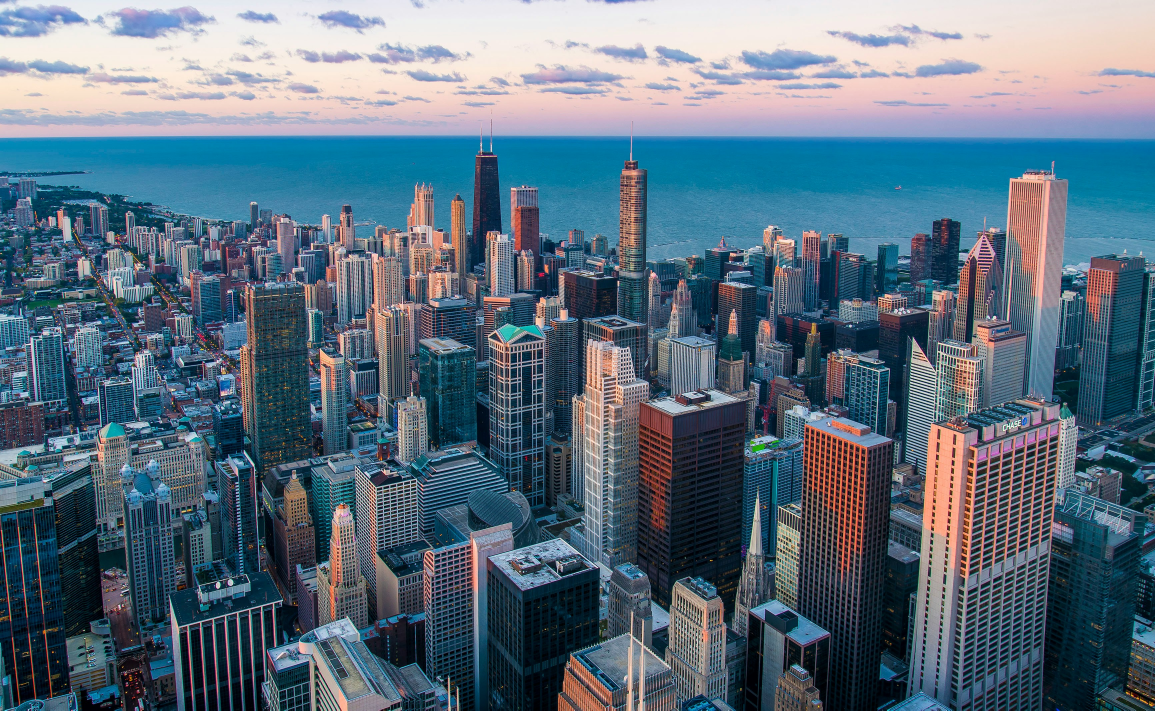
#> input picture ICA/supporting_images/pedro-lastra-Nyvq2juw4_o-unsplash.jpg, 3465 x 2131 px (shown at 1/3 size)
$ jupyter execute ica_on_imagery.ipynb
#> lines starting #> are read from the running program, lines starting #| are printed output that depends on the picture
__Independent Component Analysis (ICA)__

> Indendent Component Analysis (ICA) (or sometimes referred to as blind-source separation) is a technique for separating mixed, non-gaussian signals into their respective independent components. The motivation is the classic cocktail party problem. Imagine two microphones are set up at a party in two different locations of a room. There are two distinct conversations happening and you want to pick out one in particular. Humans have a natural ability to filter out noise and home in to the conversation of interest. Given audio recordings however, ICA can help achieve this. The method can also be used in medicine by clearing out noise from a CT scan or in topic mining on textual data.

Two statistically independent images, each with $n$ pixels, are represented as $s_1$ and $s_2$. The $j^{th}$ pixel in the $i^{th}$ image is denoted as $s_i (j)$. We are interested in observing the first image; the second will represent aome sort of interference we wish to remove. Examples of such interference may be a somewhat transparent fog, a sand storm, or any other interference in an image. It should be noted that ICA requires these signals to be non-Gaussian. So our images must be non-Gaussian. Images that are binary, have complex patterns, or sharp edges typically satisfy this non-Gaussian requirement. Man-made scenery, like a city's skyline is one such example. The non-Gaussian requirement helps ensure statistical separation of the signals.

Say we have two 'snapshots' of a mixed image, $x_1$  and $x_2$. Let $s_1$ and $s_2$ represent the original __independent__ and __non-Gaussian__ signals (images in our case) we wish to extract:

$$
\begin{cases}
x_1(j) = a_{11}s_1 (j) + a_{12}s_2 (j) \\
x_2(j) = a_{21}s_1 (j) + a_{22}s_2 (j)
\end{cases}$$

This represents a pixel by pixel weighted combination of the two images to produce the recorded images $x_1$ and $x_2$. More succinctly, in matrix notation we have:

$$
\vec{x} = A\vec{s}
$$

In this equation, we are given $\vec{x}$ and must find $\vec{s}$. We think of the domain of $A$ as being a series of $n$ points in $R^2$ with the first axis representing the pixel value in the first image and the second axis the pixel value in the second image. The obvious issue is we do not know the _mixing matrix_ $A$. This represents the primary challenge for ICA. Further, the output we receive after applying ICA is greatly sensitive to the values in $A$.

It is best to think of $A$ as a map from $R^2$ to $R^2$ and $\vec{s}$ as a vector $\begin{bmatrix} s_1\cr s_2\end{bmatrix}$. In reality, $s_1$ and $s_2$ will be $n$-dimensional images, and the output of $A$ acting on $\vec{s}$ will be data points of the form:

$$
\left\{
\begin{array}{ll}
\begin{bmatrix} x_{1}(1)\cr x_{2}(1)\end{bmatrix},
\begin{bmatrix} x_{1}(2)\cr x_{2}(2)\end{bmatrix},
\begin{bmatrix} x_{1}(3)\cr x_{2}(3)\end{bmatrix},
\dots
\begin{bmatrix} x_{1}(n)\cr x_{2}(n)\end{bmatrix}
\end{array}
\right\}
$$

The approach is to take the Singular Value Decomposition (SVD) of $A$ (in concept) by writing $A = U\Sigma V^*$ and work backwards to obtain $\vec{s}$. Multiplication by any matrix can be viewed as a series or three steps (as every matrix has an SVD): a rotation by $V^*$, a stretching by some factor in each direction by $\Sigma$, and finally another rotation by $U$. This concept is illustrated in 2D by the following illustration.

The arguments can be best described geometrically. In the following figure, we start in the lower left region with our original unknown signals $\vec{s}$ and work up and to the right and finally back down again to arrive at what is hopefully a decent approximation to our desired input signals.

The process is broken down into three parts. Starting at the top of the second column in __Figure 1__, we must find and approximation to $U^*$, which we will denote as $\tilde{U}^*$. Second, we must undo multiplication by $\Sigma$ by approximating it as $\tilde{\Sigma}^{-1}$. Thirdly, we must similarly approximate $V$ as $\tilde{V}$. Once we have these three components, we can reconstruct the source images as follows:

$$
\vec{s} = V \Sigma^{-1} U^* \vec{x} \approx \tilde{V} \tilde{\Sigma}^{-1} \tilde{U}^* \vec{x}
$$

<u>__Part 1__</u>: Obtain $\tilde{U}^*$

We must find the direction that maximizes the variance of the data. This will allow us to rotate the data back as illustrated in the top right portion of __Figure 2__ by an angle $\theta$. Per the discussion above, our data resides in $R^2$, so this problem can be framed as projecting each data point (of which there are $n$, the size of the image) onto a vector rotated by some amount $\theta$ off the positive $x$-axis. The component for a given point $j$ along this vector is given by the following dot product:

$$
\begin{bmatrix} x_{1}(j) & x_{2}(j)\end{bmatrix} \begin{bmatrix} cos(\theta)\cr sin(\theta)\end{bmatrix}
$$

Note that technically we must divide by a magnitude, however this factor will have no bearing on the objective function below. Next, we construct a function that measures the variance of these new components and find its maximum. In the function below we assume the data (that it, each image as a flattened array) is mean-centered, so it is ommitted from the variance calculation. The objective function for a given $\theta$ is as follows:

$$
Var(\theta) = \sum_{j=1}^{n} \left (  \begin{bmatrix} x_{1}(j) & x_{2}(j)\end{bmatrix} \begin{bmatrix} cos(\theta)\cr sin(\theta)\end{bmatrix}   \right)^2
$$

The $\theta$ returned by differentiating the above function and setting equal to zero may be a minimum or a maximum and isn’t necessarily the $\theta$ in __Figure 2__ (the same applies to the calculation of $\phi$ below). Ultimately, it will not matter. The goal is simply, for now, to rotate the data so that the principal components are at 0 and $\pi /2$ radians. Therefore, there will likely be a rotational error. As a related aside, one of the reasons reason we require non-Gaussian data is that the 'rotation reversal' steps will not be possible with mean-centered normalized data since there will be no direction of greatest variance.

By differentiating, setting to zero, and solving for $\theta$, one is able to obtain the following result after the tedious algerbra and necessary patience.

$$
\theta^* = \frac{1}{2} \tan^{-1} \left(\frac{-2\sum_{j=1}^{n} x_1(j) \cdot x_2(j)}{\sum_{j=1}^{n} (x_2(j)^2 - x_1(j)^2)}\right) = \frac{1}{2} \tan^{-1} \left(\frac{\sum_{j=1}^{n} r^2(j) \sin 2\Phi(j)}{\sum_{j=1}^{n} r^2(j) \cos 2\Phi(j)}\right)
$$

where each point is represented in its equivalent polar-coordinate form (the polar angle $\Phi$ indexed by $j$ is not to be confused with the $\phi$ in __Figure 2__) :
$$
\begin{bmatrix}
x_1(j) \\
x_2(j)
\end{bmatrix} =
\begin{bmatrix}
r(j) \cos(\Phi(j)) \\
r(j) \sin(\Phi(j))
\end{bmatrix}
$$

Using this result, we can form the first reconstructed rotation matrix:

$$
\tilde{U}^* =
\begin{bmatrix}
\cos(\theta^*) & \sin(\theta^*) \\
-\sin(\theta^*) & \cos(\theta^*)
\end{bmatrix}
$$

<u>__Part 2__</u>: Obtain $\tilde{\Sigma}^{-1}$

From my [notebook on PCA](../PCA_linear/pca_linear_oscillation_system.ipynb), we know the variances $\lambda_i$ and singular values $\sigma_i$ (entries in $\Sigma$) are related as follows:

$$\lambda_i = \frac{\sigma_{i}^2}{n-1}$$

Since the singular values are ordered on the diagonal of $\Sigma$ from largest to smallest and $\Sigma$ itself is a diagonal matrix, along with the fact that the principal axes are orthogonal, we have:

$$
\tilde{\Sigma}^{-1} =
\begin{bmatrix}
\frac{1}{\sigma_1} & 0 \\
0 & \frac{1}{\sigma_2}
\end{bmatrix}
$$

with

$$
\sigma_1 = \max\left(\sqrt{(n-1) \cdot \text{Var}(\theta^*)}, \sqrt{(n-1) \cdot \text{Var}(\theta^* - \frac{\pi}{2})}\right)
$$

$$
\sigma_2 = \min\left(\sqrt{(n-1) \cdot \text{Var}(\theta^*)}, \sqrt{(n-1) \cdot \text{Var}(\theta^* - \frac{\pi}{2})}\right)
$$

<u>__Part 3__</u>: Obtain $\tilde{V}$

We must now apply a final rotation with the goal of producing componenets that are independent. Assuming the components are non-Gaussian, it makes sense to rotate the data in such a way that one of the components is as non-Gaussian as possible. This represents separating the two signals, and the most common way of doing this is finding an angle $\phi$ to rotate the data by, as in Step 1 above. A substitute measure for non-Gaussian data is Kurtosis. The higher the Kurtosis, the less Gaussian the data is. This process is done with our most up-to-date data obtained after the rotation by $\phi^*$ and the un-stretching by $\tilde{\Sigma}^{-1}$ (i.e. not the $x_1$ and $x_2$ we started with). We will denote our current data by $\tilde{x}_1$ and $\tilde{x}_2$.

This leads to the following objective function we wish to maximize:

$$
Kurt(\phi)=\sum_{j=1}^{n} \left[\begin{array}{cc}
\tilde{x}_1(j) & \tilde{x}_2(j)
\end{array}\right] \left[\begin{array}{c}
\cos(\phi) \\
\sin(\phi)
\end{array}\right]^4
$$

As before, differentiating and setting to zero, we obtain the following:

$$
\phi^* = \frac{1}{4} \tan^{-1} \left( \frac{-\sum_{j=1}^{n} \left[ 2 \tilde{x}_1^3 \tilde{x}_2 - 2 \tilde{x}_1 \tilde{x}_2^3 \right] / \left[ \tilde{x}_1^2 + \tilde{x}_2^2 \right]}{\sum_{j=1}^{n} \left[ 3 \tilde{x}_1^2 \tilde{x}_2^2 - \frac{1}{2} \tilde{x}_1^4 - \frac{1}{2} \tilde{x}_2^4 \right] / \left[ \tilde{x}_1^2 + \tilde{x}_2^2 \right]} \right) = \frac{1}{4} \tan^{-1} \left( \frac{\sum_{j=1}^{n} r^2(j) \sin 4\Psi(j)}{\sum_{j=1}^{n} r^2(j) \cos 4\Psi(j)} \right)
$$

Note in the first result we omit the $j$ for readability. We convert the result to polar coordinates as before, resulting in the usage of the polar angle $\Psi$.

Finally, we obtain the rotation matrix:

$$
\tilde{V} = \begin{bmatrix}
\cos(\phi^*) & \sin(\phi^*) \\
-\sin(\phi^*) & \cos(\phi^*)
\end{bmatrix}
$$

<u>__Application__</u>

The algorithm’s success is highly sensitive to the weights used to mix the images and the nature of the images themselves. For example, if two images are mixed that aren’t sufficiently non-Gaussian or independent, then the algorithm will have a harder time distinguishing them. Similarly, if each image isn’t sufficiently uniform, such as having pixel values in the same general range, there will be multiple independent components. This leads to confusion on what components we are interested in separating and which we are not. For example, a really bright spot on an image among a generally darker set of pixels will skew our results.

We start with the result we hope to obtain: the original source images $s_1$ and $s_2$. We will then artificially mix them using a custom mixing matrix $A$, and then apply the ICA algorithm and see what results. Our first source images will consist of a city skyline and the second will be clouds. In the cells below we will load in the images and inspect them.

[cell 1]
# Imports
import numpy as np
from PIL import Image
import matplotlib.pyplot as plt
from skimage.transform import resize

[cell 2]
# Relative paths to the images.
city_path = r"supporting_images/pedro-lastra-Nyvq2juw4_o-unsplash.jpg"
cloud_path = r"supporting_images/zbynek-burival-8iZG31eXkks-unsplash.jpg"

# Read the images.
city_image = np.array(Image.open(city_path))
#> city_image is the input picture: shape (2131, 3465, 3); mean R, G, B 91.6, 110.7, 125.5
cloud_image = np.array(Image.open(cloud_path))
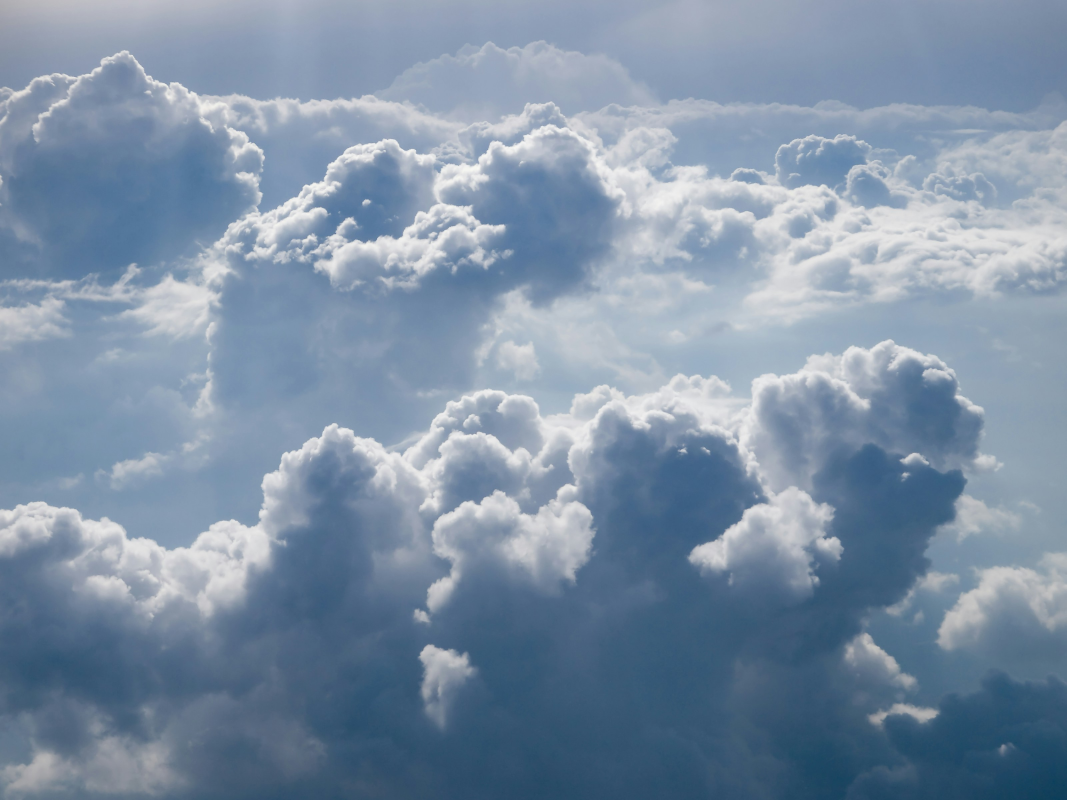
#> input picture ICA/supporting_images/zbynek-burival-8iZG31eXkks-unsplash.jpg, 3200 x 2400 px (shown at 1/3 size)
#> cloud_image is the input picture: shape (2400, 3200, 3); mean R, G, B 125.5, 144.6, 165.5

# We will resize the images and maintain the aspect ratio of the city image.
new_width = 1000  # Change as desired.

# Resize the city image to a new width while maintainig the aspect ratio.
original_height_city, original_width_city = city_image.shape[:2]
new_height = int(original_height_city * (new_width / original_width_city))
resized_city_image = resize(city_image, (new_height, new_width), anti_aliasing=True)

# Resize the cloud image, it's pretty close in dimensions to begin with.
resized_cloud_image = resize(cloud_image, (new_height, new_width), anti_aliasing=True)
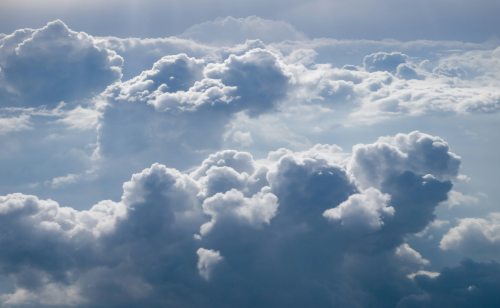
#> resized_cloud_image: shape (615, 1000, 3) float64 (shown at 1/2 size); mean R, G, B 0.492, 0.567, 0.649

#View images.
fig, axes = plt.subplots(1, 2, figsize=(10, 5))

axes[0].imshow(resized_city_image)
axes[0].set_title('City (s\u2081)')

axes[1].imshow(resized_cloud_image)
axes[1].set_title('Clouds (s\u2082)')

plt.tight_layout()
plt.show()

Now we can flatten these images and view their distributions. First, we will normalize them from 0 to 1. They appear to be fairly non-Gaussian.

[cell 3]
# Flatten the images along one dimension.
city_flat_array = resized_city_image.ravel()
cloud_flat_array = resized_cloud_image.ravel()

# Normalize the images from 0 to 1.
city_scaled = (city_flat_array - city_flat_array.min())/ (city_flat_array.max() - city_flat_array.min())
cloud_scaled = (cloud_flat_array - cloud_flat_array.min())/ (cloud_flat_array.max() - cloud_flat_array.min())

# Plot the histograms of the pixel intensities.
fig, axes = plt.subplots(1, 2, figsize=(10, 5))

axes[0].hist(city_scaled, bins=30, alpha=0.7, color='blue', edgecolor='black')
axes[0].set_title('City pixel distribution: (s\u2081)')

axes[1].hist(cloud_scaled, bins=30, alpha=0.7, color='blue', edgecolor='black')
axes[1].set_title('Cloud pixel distribution: (s\u2082)')

plt.tight_layout()
plt.show()
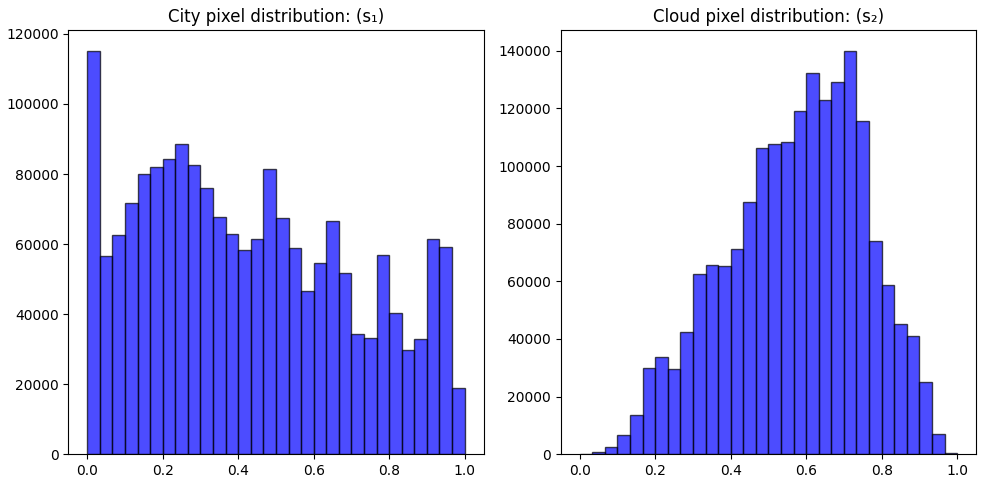
#> figure drawn by matplotlib, 2 panels; panel 1: tallest bar 115266 high, from x = -3.47e-18 to 0.0333; panel 2: tallest bar 140081 high, from x = 0.7 to 0.733

We will now define our mixnig matrix $A$. My approach is to set the coefficient for the city image to $1$ and add varying amounts of cloudy noise by setting the second column to values other than one. One will be heavily cloudy and the other oonly slightly, as seen in the plots below. It is at this point we have our given data from which we wish to reconstruct the original imagery of the city.

[cell 4]
A = np.array([[1, 3.5], [1, 0.8]])

[cell 5]
x_1 = A[0, 0]*city_scaled + A[0, 1]*cloud_scaled
x_2 = A[1, 0]*city_scaled + A[1, 1]*cloud_scaled

x_1_scaled = (x_1 - x_1.min())/ (x_1.max() - x_1.min())
x_2_scaled = (x_2 - x_2.min())/ (x_2.max() - x_2.min())

# Plot the mixtures.
fig, axes = plt.subplots(1, 2, figsize=(10, 5))

axes[0].imshow(x_1_scaled.reshape((new_height, new_width, 3)))
axes[0].set_title('Mixture 1: (x\u2081)')

axes[1].imshow(x_2_scaled.reshape((new_height, new_width, 3)))
axes[1].set_title('Mixture 2: (x\u2082)')

# Adjust layout to avoid overlap anbd plot.
plt.tight_layout()
plt.show()
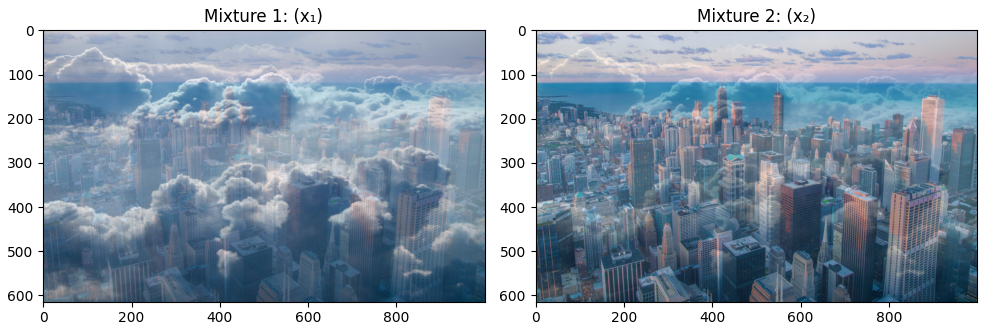
#> figure drawn by matplotlib, 2 panels

__Step 1__ is to subtract the mean from our data and find $\tilde{U}^*$ according to the equations above.

[cell 6]
# Center the data.
x_1_centered = x_1_scaled - np.mean(x_1_scaled)
x_2_centered = x_2_scaled - np.mean(x_2_scaled)

# Find U_tilde_star
numerator = np.sum(np.multiply(x_1_centered, x_2_centered))
#> numerator = 60439.4
denominator = np.sum(np.multiply(x_2_centered, x_2_centered) - np.multiply(x_1_centered, x_1_centered))
#> denominator = 17348.2
theta_star = (1/2)*np.arctan(2*numerator/denominator)
#> theta_star = 0.714
U_tilde_star = np.array([[np.cos(theta_star), np.sin(theta_star)],
                         [-1*np.sin(theta_star), np.cos(theta_star)]])
#> U_tilde_star = [[0.756, 0.655], [-0.655, 0.756]]

__Step 2__ is to find $\tilde{\Sigma}^{-1}$.

[cell 7]
n = len(x_1)
#> n = 1845000

intermediate_1 = np.cos(theta_star)*x_1_centered + np.sin(theta_star)*x_2_centered
intermediate_2 = np.sum(np.multiply(intermediate_1, intermediate_1))
#> intermediate_2 = 127620.8
r_1 = np.sqrt((n-1)*intermediate_2)
#> r_1 = 485242.4

intermediate_3 = np.cos(theta_star - np.pi/2)*x_1_centered + np.sin(theta_star - np.pi/2)*x_2_centered
intermediate_4 = np.sum(np.multiply(intermediate_3, intermediate_3))
#> intermediate_4 = 10432.4
r_2 = np.sqrt((n-1)*intermediate_4)
#> r_2 = 138736.4

# These are the singular values.
singular_1 = max(r_1, r_2)
#> singular_1 = 485242.4
singular_2 = min(r_1, r_2)
#> singular_2 = 138736.4

# Inverse of a diagonal mtrix is composed of the recipricols.
Sigma_tilde_inv = np.array([[1/singular_1, 0],
                            [0, 1/singular_2]])
#> Sigma_tilde_inv = [[2.06e-06, 0], [0, 7.21e-06]]

At this point, we will perform the first two multiplications (first by $\tilde{U}^*$ and then by $\tilde{\Sigma}^{-1}$), and hence later only be left with the third and final multiplication by $\tilde{V}$. These calculations are in the following cell.

[cell 8]
# Obtain the intermediate result.
x_1_centered_tilde = Sigma_tilde_inv[0, 0]*(U_tilde_star[0, 0]*x_1_centered + U_tilde_star[0, 1]*x_2_centered)
x_2_centered_tilde = Sigma_tilde_inv[1, 1]*(U_tilde_star[1, 0]*x_1_centered + U_tilde_star[1, 1]*x_2_centered)

The following cell will calulate $\phi^*$ according to the equations above. This will enable us to obtain the final matrix, $\tilde{V}$.

[cell 9]
# A series of calculations for obtaining phi
inter_denom = np.multiply(x_1_centered_tilde, x_1_centered_tilde) + np.multiply(x_2_centered_tilde, x_2_centered_tilde)
inter_denom[inter_denom == 0] = 1e-7
inter_11 = np.multiply(np.power(x_1_centered_tilde, 3), x_2_centered_tilde)
inter_12 = 2*(np.multiply(x_1_centered_tilde, np.power(x_2_centered_tilde, 3)))
inter1 = inter_11 - inter_12
inter2 = 3*np.multiply(np.power(x_1_centered_tilde, 2), np.power(x_2_centered_tilde, 2))
inter3 = (1/2)*np.power(x_1_centered_tilde, 4)
inter4 = (1/2)*np.power(x_2_centered_tilde, 4)
inter5 = inter2 - inter3 - inter4

numerator = -1*np.sum(np.divide(inter1, inter_denom))
#> numerator = 9.93e-08
denominator = np.sum(np.divide(inter5, inter_denom))
#> denominator = 7.55e-08

phi_star = (1/4)*np.arctan(numerator/denominator)
#> phi_star = 0.23

# Form the rottion matrix V tilde
V_tilde = np.array([[np.cos(phi_star), np.sin(phi_star)],
                    [-1*np.sin(phi_star), np.cos(phi_star)]])
#> V_tilde = [[0.974, 0.228], [-0.228, 0.974]]

Apply $\tilde{V}$ to the intermediate results above. We will also scale hem to a range of 0 to 1.

[cell 10]
# Apply V tilde to obtain the reconstructions of the source images.
s_1_tilde = V_tilde[0, 0]*x_1_centered_tilde + V_tilde[0, 1]*x_2_centered_tilde
s_2_tilde = V_tilde[1, 0]*x_1_centered_tilde + V_tilde[1, 1]*x_2_centered_tilde

# Scale the approximations of the original source images.
s_1_tilde_scaled = (s_1_tilde - s_1_tilde.min())/ (s_1_tilde.max() - s_1_tilde.min())
s_2_tilde_scaled = (s_2_tilde - s_2_tilde.min())/ (s_2_tilde.max() - s_2_tilde.min())

The following cell will re-plot the original mixture images for viewing convenience.

[cell 11]
fig, axes = plt.subplots(1, 2, figsize=(10, 5))

axes[0].imshow(x_1_scaled.reshape((new_height, new_width, 3)))
axes[0].set_title('Mixture 1: (x\u2081)')
axes[1].imshow(x_2_scaled.reshape((new_height, new_width, 3)))
axes[1].set_title('Mixture 2: (x\u2082)')
plt.tight_layout()
plt.show()

The process of ICA is complete and we can now view our results: the reconstructions of the original clean city and cloud images.

[cell 12]
fig, axes = plt.subplots(1, 2, figsize=(10, 5))

axes[0].imshow(s_1_tilde_scaled.reshape((new_height, new_width, 3)))
axes[0].set_title('Reconstruction source 1: (approx. s\u2081)')

axes[1].imshow(s_2_tilde_scaled.reshape((new_height, new_width, 3)))
axes[1].set_title('Reconstruction source 2: (approx. s\u2082)')

# Adjust layout to avoid overlap anbd plot.
plt.tight_layout()
plt.show()
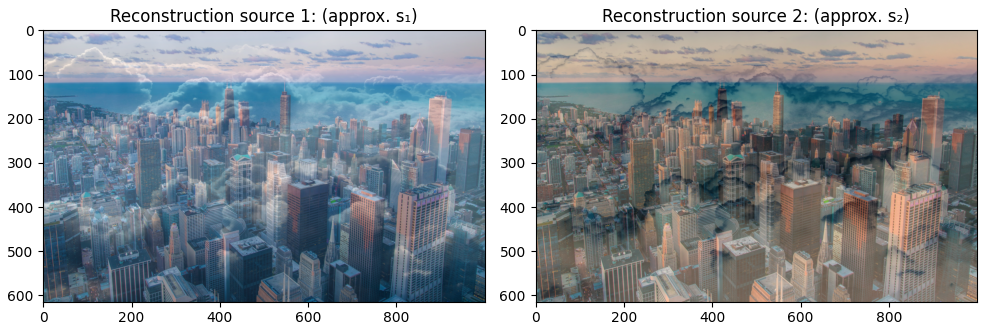
#> figure drawn by matplotlib, 2 panels
